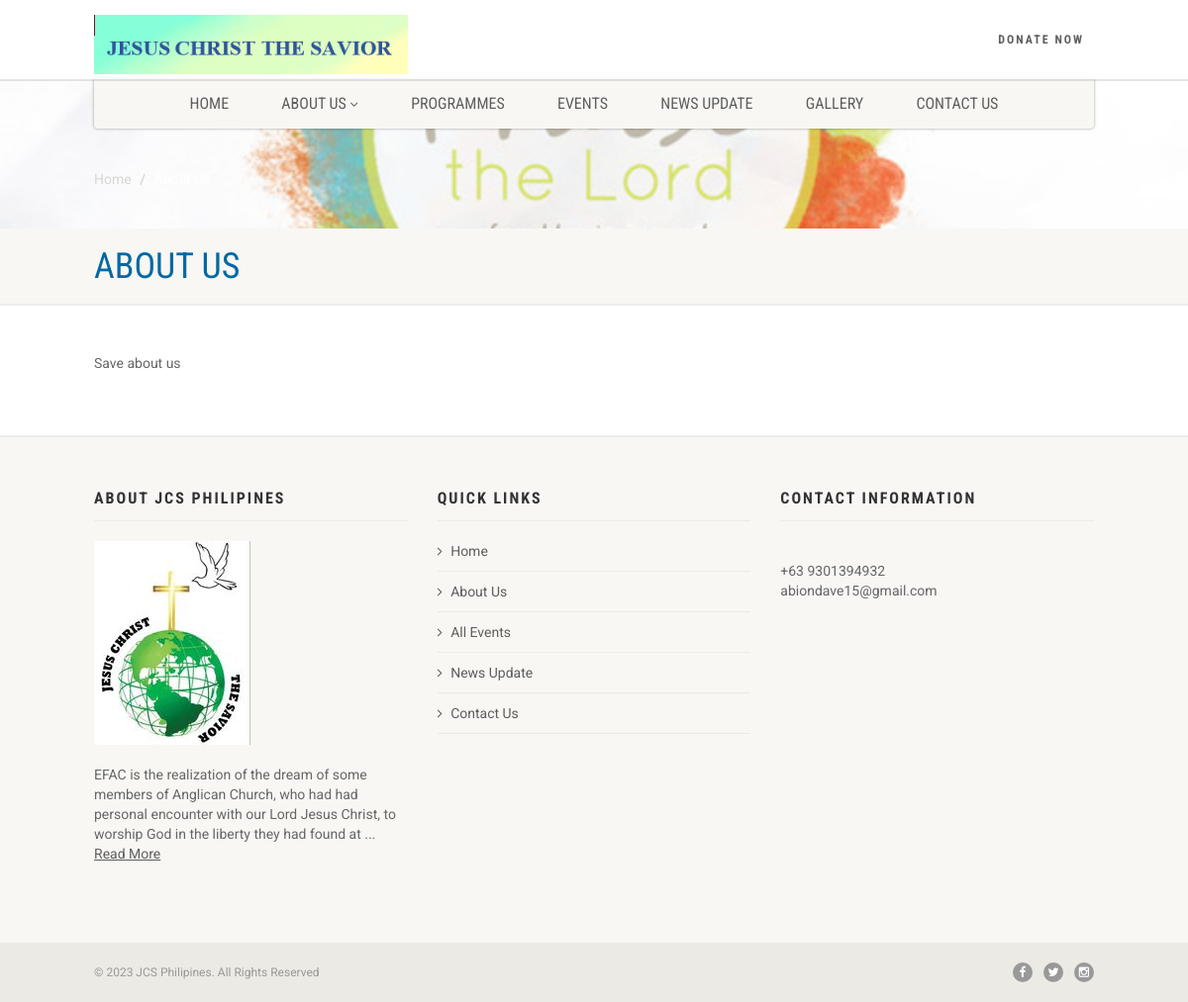
Page /about.php on the committed database.
### tables this page shows
CREATE TABLE `tbl_about` (
  `id` int(11) NOT NULL,
  `body` varchar(2500) NOT NULL
);

CREATE TABLE `welcome` (
  `id` int(11) NOT NULL,
  `body` varchar(2000) NOT NULL
);

CREATE TABLE `settings` (
  `id` int(11) NOT NULL,
  `site_name` varchar(45) NOT NULL,
  `site_title` varchar(60) NOT NULL,
  `email` varchar(60) NOT NULL,
  `site_desc` varchar(350) NOT NULL,
  `site_keyword` varchar(250) NOT NULL,
  `google_code` varchar(1000) NOT NULL,
  `street` varchar(100) NOT NULL,
  `city` varchar(60) NOT NULL,
  `country` varchar(50) NOT NULL,
  `phone` varchar(15) NOT NULL,
  `facebook` varchar(45) NOT NULL,
  `twitter` varchar(34) NOT NULL,
  `linkedin` varchar(45) NOT NULL,
  `status` varchar(25) NOT NULL
);

### about.php (the view)
<?php include "header.php"; ?>
  <div class="nav-backed-header parallax" style="background-image:url(images/gallery-img2.jpg);">
    <div class="container">
      <div class="row">
        <div class="col-md-12">
          <ol class="breadcrumb">
            <li><a href="index.php">Home</a></li>
            <li class="active">About Us</li>
          </ol>
        </div>
      </div>
    </div>
  </div>
  <div class="page-header">
    <div class="container">
      <div class="row">
        <div class="col-md-12">
          <h1>About Us</h1>
        </div>
      </div>
    </div>
  </div>
  <?php
				$result = $db->prepare("SELECT * FROM tbl_about");
				$result->execute();
				for($i=0; $row = $result->fetch(); $i++){
               ?>
  <div class="main" role="main">
    <div id="content" class="content full">
      <div class="container">
        <div class="row">
          <div class="col-md-12">
   <?php echo $row['body']; ?>
          </div>
          </div>
      </div>
    </div>
  </div>
  <?php } ?>
 <?php include "footer.php"; ?>

### header.php (shortened to what this page needs)
<!DOCTYPE HTML>
<html class="no-js">
<head>
<link href="css/bootstrap.css" rel="stylesheet" type="text/css">
<link href="plugins/mediaelement/mediaelementplayer.css" rel="stylesheet" type="text/css">
<link href="css/style.css" rel="stylesheet" type="text/css">
<link href="plugins/prettyphoto/css/prettyPhoto.css" rel="stylesheet" type="text/css">
<link class="alt" href="colors/color1.css" rel="stylesheet" type="text/css">
<link href="style-switcher/css/style-switcher.css" rel="stylesheet" type="text/css">
</head>
<body>
<div class="body">
  <header class="site-header">
    <div class="topbar">
      <div class="container">
        <div class="row">
          <div class="col-md-4 col-sm-6 col-xs-8">
            <h1 class="logo"> <a href="index.php"><img src="images/jcslogo.png" alt="Logo"></a> </h1>
          </div>
          <div class="col-md-8 col-sm-6 col-xs-4">
            <ul class="top-navigation ">
              <li><a href="donate.php">Donate Now</a></li>
            </ul>
            <a href="#" class="visible-sm visible-xs menu-toggle"><i class="fa fa-bars"></i></a> </div>
        </div>
      </div>
    </div>
    <div class="main-menu-wrapper">
      <div class="container">
        <div class="row">
          <div class="col-md-12">
            <nav class="navigation">
              <ul class="sf-menu">
                <li><a href="index.php">Home</a>
                 </li>
                <li><a href="about.php">About Us</a>
                </li>
				                <li><a href="programmes.php">Programmes</a>
                </li>
                 <li><a href="events.php">Events</a>
                </li>
                <li><a href="news-updates.php">News Update</a>
                </li>
                <li><a href="gallery.php">Gallery</a>
                </li>
                <li><a href="contact.php">Contact Us</a> </li>
				</ul>
            </nav>
          </div>
        </div>
      </div>
    </div>
  </header>

### footer.php (shortened to what this page needs)
  <footer class="site-footer">
    <div class="container">
      <div class="row">
        <div class="col-md-4 col-sm-4 widget footer-widget">
          <h4 class="footer-widget-title">About JCS Philipines</h4>
          <img src="images/logojcs.jpg" alt="Logo">
		  <?php
				$result = $db->prepare("SELECT * FROM welcome");
				$result->execute();
				for($i=0; $row = $result->fetch(); $i++){
				?>
          <div class="spacer-20"></div>
        <?php echo strip_tags(substr($row['body'],0,180)) ;?>...  <a href="about.php">Read More</a>
		  <?php } ?>
		</div>
        <div class="col-md-4 col-sm-4 widget footer-widget">
          <h4 class="footer-widget-title">Quick Links</h4>
          <ul>
            <li><a href="index.php">Home</a></li>
            <li><a href="about.php">About Us</a></li>
            <li><a href="events.php">All Events</a></li>
            <li><a href="news-updates.php">News Update</a></li>
            <li><a href="contact.php">Contact Us</a></li>
          </ul>
        </div>
		 <?php
				$result = $db->prepare("SELECT * FROM settings");
				$result->execute();
				for($i=0; $row = $result->fetch(); $i++){
               ?>
        <div class="col-md-4 col-sm-4 widget footer-widget">
          <h4 class="footer-widget-title">Contact Information</h4>
		  <?php echo $row['linkedin']; ?></br>
		 <?php echo $row['email']; ?>
        </div>
      </div>
    </div>
  </footer>
  <footer class="site-footer-bottom">
    <div class="container">
      <div class="row">
        <div class="copyrights-col-left col-md-6 col-sm-6">
          <p>&copy; 2023 JCS Philipines. All Rights Reserved</p>
        </div>
        <div class="copyrights-col-right col-md-6 col-sm-6">
          <div class="social-icons"> <a href="https://www.facebook.com/<?php echo $row['facebook']; ?>" target="_blank"><i class="fa fa-facebook"></i></a> <a href="https://twitter.com/<?php echo $row['twitter']; ?>" target="_blank"><i class="fa fa-twitter"></i></a> <a href="https://instagram.com/<?php echo $row['status']; ?>" target="_blank"><i class="fa fa-instagram"></i></a></div>
        </div>
      </div>
    </div>
	<?php } ?>
  </footer>
</div>
</body>
</html>

### colors/color1.css (style rules this page uses)
.text-primary, .btn-primary .badge, .btn-link,a.list-group-item.active > .badge,.nav-pills > .active > a > .badge, p.drop-caps:first-child:first-letter, .accent-color, .events-listing .event-detail h4 a, .featured-sermon h4 a, .page-header h1, .post-more, ul.nav-list-primary > li a:hover, .widget_recent_comments a, .navigation .megamenu-container .megamenu-sub-title, .cause-item .progress-label, .payment-to-cause a, .products-list li .product-price, .products-list li .product-details h3 a:hover { color:#0369A3; }
p.drop-caps.secondary:first-child:first-letter, .accent-bg, .fa.accent-color, .btn-primary, .btn-primary.disabled, .btn-primary[disabled], fieldset[disabled] .btn-primary, .btn-primary.disabled:hover, .btn-primary[disabled]:hover, fieldset[disabled] .btn-primary:hover, .btn-primary.disabled:focus, .btn-primary[disabled]:focus, fieldset[disabled] .btn-primary:focus, .btn-primary.disabled:active, .btn-primary[disabled]:active, fieldset[disabled] .btn-primary:active, .btn-primary.disabled.active, .btn-primary[disabled].active, fieldset[disabled] .btn-primary.active, .dropdown-menu > .active > a, .dropdown-menu > .active > a:hover, .dropdown-menu > .active > a:focus, .nav-pills > li.active > a, .nav-pills > li.active > a:hover, .nav-pills > li.active > a:focus, .pagination > .active > a, .pagination > .active > span, .pagination > .active > a:hover, .pagination > .active > span:hover, .pagination > .active > a:focus, .pagination > .active > span:focus, .label-primary, .progress-bar, a.list-group-item.active, a.list-group-item.active:hover, a.list-group-item.active:focus, .panel-primary > .panel-heading, .carousel-indicators .active, .owl-theme .owl-controls .owl-page.active span, .owl-theme .owl-controls.clickable .owl-page:hover span, hr.sm, .flex-control-nav a:hover, .flex-control-nav a.flex-active, .title-note, .timer-col #days, .featured-block strong, .featured-gallery, .nav-backed-header, .next-prev-nav a, .event-description .panel-heading, .media-box .media-box-wrapper, .staff-item .social-icons a, .accordion-heading .accordion-toggle.active, .accordion-heading:hover .accordion-toggle, .accordion-heading:hover .accordion-toggle.inactive, .nav-tabs li a:hover, .nav-tabs li a:active, .nav-tabs li.active a, .fc-event, .timeline > li > .timeline-badge, .header-style3 .toprow, .featured-star, .featured-event-time, .goingon-events-floater-inner, .products-list .product-image .add-to-cart { background-color: #0369A3; }

### rows in the picture
tbl_about: body "Save about us"
welcome: body "EFAC is the realization of the dream of some members of Anglican Church, who had had personal encounter with our Lord Jesus Christ, to worship God in the liberty they had found at"
settings: linkedin "+63 9301394932", email "abiondave15@gmail.com"
